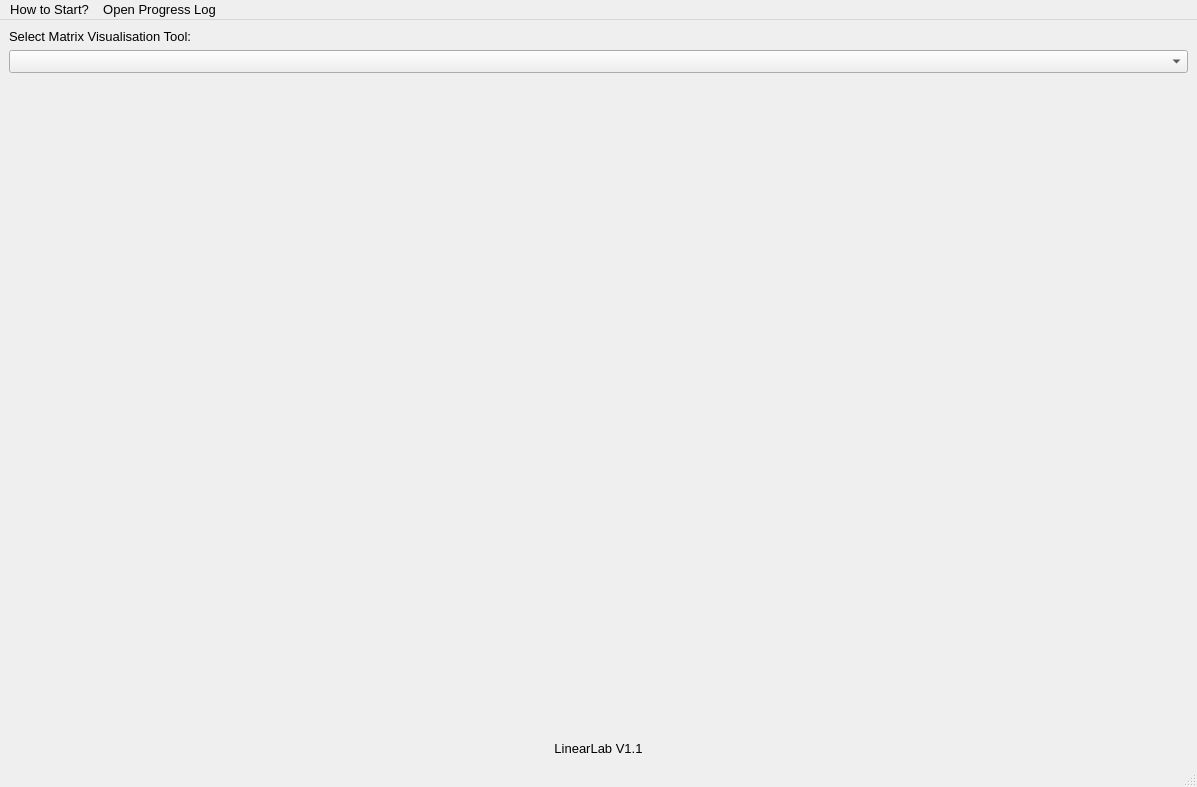
<?xml version="1.0" encoding="UTF-8"?>
<ui version="4.0">
 <class>MainWindow</class>
 <widget class="QMainWindow" name="MainWindow">
  <property name="geometry">
   <rect>
    <x>0</x>
    <y>0</y>
    <width>1197</width>
    <height>787</height>
   </rect>
  </property>
  <property name="font">
   <font>
    <family>Segoe UI</family>
    <pointsize>10</pointsize>
   </font>
  </property>
  <property name="windowTitle">
   <string>MainWindow</string>
  </property>
  <property name="windowIcon">
   <iconset resource="resources.qrc">
    <normaloff>:/icons/linearlab.png</normaloff>:/icons/linearlab.png</iconset>
  </property>
  <widget class="QWidget" name="centralwidget">
   <layout class="QGridLayout" name="gridLayout">
    <item row="1" column="0">
     <widget class="QLabel" name="label">
      <property name="text">
       <string>Select Matrix Visualisation Tool:</string>
      </property>
     </widget>
    </item>
    <item row="4" column="0">
     <widget class="QLabel" name="label_2">
      <property name="text">
       <string>LinearLab V1.1</string>
      </property>
      <property name="alignment">
       <set>Qt::AlignCenter</set>
      </property>
      <property name="margin">
       <number>-2</number>
      </property>
     </widget>
    </item>
    <item row="2" column="0">
     <widget class="QComboBox" name="modeComboBox"/>
    </item>
    <item row="3" column="0">
     <widget class="QStackedWidget" name="mainStackedWidget">
      <property name="currentIndex">
       <number>-1</number>
      </property>
     </widget>
    </item>
   </layout>
  </widget>
  <widget class="QMenuBar" name="menubar">
   <property name="geometry">
    <rect>
     <x>0</x>
     <y>0</y>
     <width>1197</width>
     <height>26</height>
    </rect>
   </property>
   <widget class="QMenu" name="menuHow_to_Start">
    <property name="title">
     <string>How to Start?</string>
    </property>
    <addaction name="quickStartAction"/>
    <addaction name="functionsAction"/>
   </widget>
   <addaction name="menuHow_to_Start"/>
   <addaction name="openProgressLogAction"/>
  </widget>
  <widget class="QStatusBar" name="statusbar"/>
  <action name="quickStartAction">
   <property name="text">
    <string>Quick Start</string>
   </property>
  </action>
  <action name="functionsAction">
   <property name="text">
    <string>Functions</string>
   </property>
  </action>
  <action name="openProgressLogAction">
   <property name="text">
    <string>Open Progress Log</string>
   </property>
  </action>
 </widget>
 <resources>
  <include location="resources.qrc"/>
 </resources>
 <connections/>
</ui>
